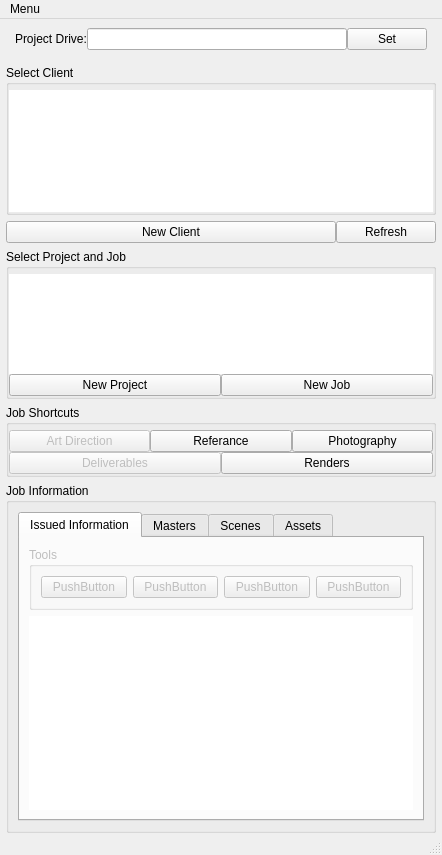
<?xml version="1.0" encoding="UTF-8"?>
<ui version="4.0">
 <class>MainWindow</class>
 <widget class="QMainWindow" name="MainWindow">
  <property name="windowModality">
   <enum>Qt::NonModal</enum>
  </property>
  <property name="enabled">
   <bool>true</bool>
  </property>
  <property name="geometry">
   <rect>
    <x>0</x>
    <y>0</y>
    <width>442</width>
    <height>809</height>
   </rect>
  </property>
  <property name="sizePolicy">
   <sizepolicy hsizetype="Preferred" vsizetype="Minimum">
    <horstretch>0</horstretch>
    <verstretch>0</verstretch>
   </sizepolicy>
  </property>
  <property name="maximumSize">
   <size>
    <width>520</width>
    <height>16777215</height>
   </size>
  </property>
  <property name="windowTitle">
   <string>Projects Overview beta 0.01</string>
  </property>
  <property name="windowOpacity">
   <double>0.990000000000000</double>
  </property>
  <property name="documentMode">
   <bool>false</bool>
  </property>
  <property name="tabShape">
   <enum>QTabWidget::Triangular</enum>
  </property>
  <widget class="QWidget" name="centralwidget">
   <property name="sizePolicy">
    <sizepolicy hsizetype="Minimum" vsizetype="Minimum">
     <horstretch>0</horstretch>
     <verstretch>0</verstretch>
    </sizepolicy>
   </property>
   <property name="layoutDirection">
    <enum>Qt::LeftToRight</enum>
   </property>
   <layout class="QVBoxLayout" name="verticalLayout">
    <property name="spacing">
     <number>6</number>
    </property>
    <property name="leftMargin">
     <number>6</number>
    </property>
    <property name="topMargin">
     <number>0</number>
    </property>
    <property name="rightMargin">
     <number>6</number>
    </property>
    <property name="bottomMargin">
     <number>0</number>
    </property>
    <item>
     <widget class="QWidget" name="tmp_settings" native="true">
      <property name="minimumSize">
       <size>
        <width>0</width>
        <height>0</height>
       </size>
      </property>
      <layout class="QHBoxLayout" name="horizontalLayout_6">
       <property name="spacing">
        <number>0</number>
       </property>
       <item>
        <widget class="QLabel" name="l_project_drive">
         <property name="text">
          <string>Project Drive:</string>
         </property>
        </widget>
       </item>
       <item>
        <widget class="QLineEdit" name="le_project_drive">
         <property name="text">
          <string/>
         </property>
        </widget>
       </item>
       <item>
        <widget class="QPushButton" name="pb_project_drive">
         <property name="text">
          <string>Set</string>
         </property>
        </widget>
       </item>
      </layout>
     </widget>
    </item>
    <item>
     <widget class="QGroupBox" name="client_groupbox">
      <property name="sizePolicy">
       <sizepolicy hsizetype="Preferred" vsizetype="Fixed">
        <horstretch>0</horstretch>
        <verstretch>0</verstretch>
       </sizepolicy>
      </property>
      <property name="minimumSize">
       <size>
        <width>0</width>
        <height>0</height>
       </size>
      </property>
      <property name="maximumSize">
       <size>
        <width>16777215</width>
        <height>150</height>
       </size>
      </property>
      <property name="title">
       <string>Select Client</string>
      </property>
      <property name="flat">
       <bool>true</bool>
      </property>
      <layout class="QVBoxLayout" name="verticalLayout_2">
       <property name="spacing">
        <number>0</number>
       </property>
       <property name="leftMargin">
        <number>0</number>
       </property>
       <property name="topMargin">
        <number>5</number>
       </property>
       <property name="rightMargin">
        <number>0</number>
       </property>
       <property name="bottomMargin">
        <number>0</number>
       </property>
       <item>
        <widget class="QListWidget" name="client_list">
         <property name="sizePolicy">
          <sizepolicy hsizetype="Expanding" vsizetype="Expanding">
           <horstretch>0</horstretch>
           <verstretch>0</verstretch>
          </sizepolicy>
         </property>
         <property name="frameShape">
          <enum>QFrame::NoFrame</enum>
         </property>
        </widget>
       </item>
      </layout>
     </widget>
    </item>
    <item>
     <layout class="QHBoxLayout" name="horizontalLayout_8">
      <property name="spacing">
       <number>0</number>
      </property>
      <property name="topMargin">
       <number>0</number>
      </property>
      <item>
       <widget class="QPushButton" name="pb_new_client">
        <property name="enabled">
         <bool>true</bool>
        </property>
        <property name="text">
         <string>New Client</string>
        </property>
       </widget>
      </item>
      <item>
       <widget class="QPushButton" name="pb_refresh">
        <property name="maximumSize">
         <size>
          <width>100</width>
          <height>16777215</height>
         </size>
        </property>
        <property name="text">
         <string>Refresh</string>
        </property>
        <property name="autoDefault">
         <bool>false</bool>
        </property>
        <property name="default">
         <bool>false</bool>
        </property>
        <property name="flat">
         <bool>false</bool>
        </property>
       </widget>
      </item>
     </layout>
    </item>
    <item>
     <widget class="QGroupBox" name="project_job_groupbox">
      <property name="enabled">
       <bool>true</bool>
      </property>
      <property name="sizePolicy">
       <sizepolicy hsizetype="Preferred" vsizetype="Fixed">
        <horstretch>0</horstretch>
        <verstretch>0</verstretch>
       </sizepolicy>
      </property>
      <property name="maximumSize">
       <size>
        <width>16777215</width>
        <height>150</height>
       </size>
      </property>
      <property name="title">
       <string>Select Project and Job</string>
      </property>
      <property name="flat">
       <bool>true</bool>
      </property>
      <layout class="QVBoxLayout" name="verticalLayout_3">
       <property name="spacing">
        <number>0</number>
       </property>
       <property name="leftMargin">
        <number>0</number>
       </property>
       <property name="topMargin">
        <number>5</number>
       </property>
       <property name="rightMargin">
        <number>0</number>
       </property>
       <property name="bottomMargin">
        <number>0</number>
       </property>
       <item>
        <widget class="QTreeWidget" name="project_tree">
         <property name="autoFillBackground">
          <bool>false</bool>
         </property>
         <property name="frameShape">
          <enum>QFrame::NoFrame</enum>
         </property>
         <attribute name="headerVisible">
          <bool>false</bool>
         </attribute>
         <column>
          <property name="text">
           <string notr="true">1</string>
          </property>
         </column>
        </widget>
       </item>
       <item>
        <layout class="QHBoxLayout" name="horizontalLayout_5">
         <property name="spacing">
          <number>0</number>
         </property>
         <item>
          <widget class="QPushButton" name="pb_new_project">
           <property name="enabled">
            <bool>true</bool>
           </property>
           <property name="text">
            <string>New Project</string>
           </property>
          </widget>
         </item>
         <item>
          <widget class="QPushButton" name="pb_new_job">
           <property name="enabled">
            <bool>true</bool>
           </property>
           <property name="text">
            <string>New Job</string>
           </property>
          </widget>
         </item>
        </layout>
       </item>
      </layout>
     </widget>
    </item>
    <item>
     <widget class="QGroupBox" name="folder_shortcuts">
      <property name="sizePolicy">
       <sizepolicy hsizetype="Preferred" vsizetype="Fixed">
        <horstretch>0</horstretch>
        <verstretch>0</verstretch>
       </sizepolicy>
      </property>
      <property name="title">
       <string>Job Shortcuts</string>
      </property>
      <property name="flat">
       <bool>true</bool>
      </property>
      <property name="checkable">
       <bool>false</bool>
      </property>
      <layout class="QVBoxLayout" name="verticalLayout_7">
       <property name="spacing">
        <number>0</number>
       </property>
       <property name="leftMargin">
        <number>0</number>
       </property>
       <property name="topMargin">
        <number>5</number>
       </property>
       <property name="rightMargin">
        <number>0</number>
       </property>
       <property name="bottomMargin">
        <number>0</number>
       </property>
       <item>
        <layout class="QHBoxLayout" name="horizontalLayout">
         <property name="spacing">
          <number>0</number>
         </property>
         <property name="topMargin">
          <number>0</number>
         </property>
         <item>
          <widget class="QPushButton" name="fs_artdirection">
           <property name="enabled">
            <bool>false</bool>
           </property>
           <property name="text">
            <string>Art Direction</string>
           </property>
          </widget>
         </item>
         <item>
          <widget class="QPushButton" name="fs_ref">
           <property name="text">
            <string>Referance</string>
           </property>
          </widget>
         </item>
         <item>
          <widget class="QPushButton" name="fs_photography">
           <property name="text">
            <string>Photography</string>
           </property>
          </widget>
         </item>
        </layout>
       </item>
       <item>
        <layout class="QHBoxLayout" name="horizontalLayout_7">
         <property name="spacing">
          <number>0</number>
         </property>
         <property name="topMargin">
          <number>0</number>
         </property>
         <item>
          <widget class="QPushButton" name="pushButton_13">
           <property name="enabled">
            <bool>false</bool>
           </property>
           <property name="text">
            <string>Deliverables</string>
           </property>
          </widget>
         </item>
         <item>
          <widget class="QPushButton" name="fs_render">
           <property name="text">
            <string>Renders</string>
           </property>
          </widget>
         </item>
        </layout>
       </item>
      </layout>
     </widget>
    </item>
    <item>
     <widget class="QGroupBox" name="gb_job_information">
      <property name="sizePolicy">
       <sizepolicy hsizetype="Preferred" vsizetype="Preferred">
        <horstretch>0</horstretch>
        <verstretch>0</verstretch>
       </sizepolicy>
      </property>
      <property name="minimumSize">
       <size>
        <width>0</width>
        <height>0</height>
       </size>
      </property>
      <property name="title">
       <string>Job Information</string>
      </property>
      <property name="flat">
       <bool>true</bool>
      </property>
      <layout class="QVBoxLayout" name="verticalLayout_9">
       <property name="spacing">
        <number>0</number>
       </property>
       <property name="leftMargin">
        <number>0</number>
       </property>
       <property name="topMargin">
        <number>0</number>
       </property>
       <property name="rightMargin">
        <number>0</number>
       </property>
       <property name="bottomMargin">
        <number>0</number>
       </property>
       <item>
        <widget class="QWidget" name="verticalWidget" native="true">
         <property name="sizePolicy">
          <sizepolicy hsizetype="Expanding" vsizetype="Fixed">
           <horstretch>0</horstretch>
           <verstretch>0</verstretch>
          </sizepolicy>
         </property>
         <layout class="QVBoxLayout" name="verticalLayout_8">
          <property name="sizeConstraint">
           <enum>QLayout::SetDefaultConstraint</enum>
          </property>
          <item>
           <widget class="QTabWidget" name="tabWidget">
            <property name="enabled">
             <bool>true</bool>
            </property>
            <property name="sizePolicy">
             <sizepolicy hsizetype="Expanding" vsizetype="Maximum">
              <horstretch>0</horstretch>
              <verstretch>0</verstretch>
             </sizepolicy>
            </property>
            <property name="tabPosition">
             <enum>QTabWidget::North</enum>
            </property>
            <property name="tabShape">
             <enum>QTabWidget::Rounded</enum>
            </property>
            <property name="currentIndex">
             <number>0</number>
            </property>
            <property name="elideMode">
             <enum>Qt::ElideNone</enum>
            </property>
            <property name="usesScrollButtons">
             <bool>true</bool>
            </property>
            <property name="tabsClosable">
             <bool>false</bool>
            </property>
            <property name="tabBarAutoHide">
             <bool>false</bool>
            </property>
            <widget class="QWidget" name="issued_tab">
             <attribute name="title">
              <string>Issued Information</string>
             </attribute>
             <layout class="QVBoxLayout" name="verticalLayout_6">
              <item>
               <widget class="QGroupBox" name="issued_tools">
                <property name="enabled">
                 <bool>false</bool>
                </property>
                <property name="title">
                 <string>Tools</string>
                </property>
                <layout class="QHBoxLayout" name="horizontalLayout_4">
                 <item>
                  <widget class="QPushButton" name="pushButton">
                   <property name="text">
                    <string>PushButton</string>
                   </property>
                  </widget>
                 </item>
                 <item>
                  <widget class="QPushButton" name="pushButton_2">
                   <property name="text">
                    <string>PushButton</string>
                   </property>
                  </widget>
                 </item>
                 <item>
                  <widget class="QPushButton" name="pushButton_3">
                   <property name="text">
                    <string>PushButton</string>
                   </property>
                  </widget>
                 </item>
                 <item>
                  <widget class="QPushButton" name="pushButton_4">
                   <property name="text">
                    <string>PushButton</string>
                   </property>
                  </widget>
                 </item>
                </layout>
               </widget>
              </item>
              <item>
               <widget class="QTreeWidget" name="issued_tree">
                <property name="frameShape">
                 <enum>QFrame::NoFrame</enum>
                </property>
                <property name="lineWidth">
                 <number>0</number>
                </property>
                <attribute name="headerVisible">
                 <bool>false</bool>
                </attribute>
                <column>
                 <property name="text">
                  <string notr="true">1</string>
                 </property>
                </column>
               </widget>
              </item>
             </layout>
            </widget>
            <widget class="QWidget" name="masters_tab">
             <attribute name="title">
              <string>Masters</string>
             </attribute>
             <layout class="QVBoxLayout" name="verticalLayout_4">
              <item>
               <widget class="QGroupBox" name="masters_tools">
                <property name="enabled">
                 <bool>false</bool>
                </property>
                <property name="title">
                 <string>Tools</string>
                </property>
                <layout class="QHBoxLayout" name="horizontalLayout_2">
                 <item>
                  <widget class="QPushButton" name="pushButton_5">
                   <property name="text">
                    <string>PushButton</string>
                   </property>
                  </widget>
                 </item>
                 <item>
                  <widget class="QPushButton" name="pushButton_6">
                   <property name="text">
                    <string>PushButton</string>
                   </property>
                  </widget>
                 </item>
                 <item>
                  <widget class="QPushButton" name="pushButton_7">
                   <property name="text">
                    <string>PushButton</string>
                   </property>
                  </widget>
                 </item>
                 <item>
                  <widget class="QPushButton" name="pushButton_8">
                   <property name="text">
                    <string>PushButton</string>
                   </property>
                  </widget>
                 </item>
                </layout>
               </widget>
              </item>
              <item>
               <widget class="QListWidget" name="master_files">
                <property name="frameShape">
                 <enum>QFrame::NoFrame</enum>
                </property>
               </widget>
              </item>
             </layout>
            </widget>
            <widget class="QWidget" name="scene_tab">
             <attribute name="title">
              <string>Scenes</string>
             </attribute>
             <layout class="QVBoxLayout" name="verticalLayout_5">
              <item>
               <widget class="QGroupBox" name="scenes_tools">
                <property name="enabled">
                 <bool>false</bool>
                </property>
                <property name="title">
                 <string>Tools</string>
                </property>
                <layout class="QHBoxLayout" name="horizontalLayout_3">
                 <item>
                  <widget class="QPushButton" name="pushButton_9">
                   <property name="text">
                    <string>PushButton</string>
                   </property>
                  </widget>
                 </item>
                 <item>
                  <widget class="QPushButton" name="pushButton_10">
                   <property name="text">
                    <string>PushButton</string>
                   </property>
                  </widget>
                 </item>
                 <item>
                  <widget class="QPushButton" name="pushButton_11">
                   <property name="text">
                    <string>PushButton</string>
                   </property>
                  </widget>
                 </item>
                 <item>
                  <widget class="QPushButton" name="pushButton_12">
                   <property name="text">
                    <string>PushButton</string>
                   </property>
                  </widget>
                 </item>
                </layout>
               </widget>
              </item>
              <item>
               <widget class="QListWidget" name="scene_files">
                <property name="frameShape">
                 <enum>QFrame::NoFrame</enum>
                </property>
               </widget>
              </item>
             </layout>
            </widget>
            <widget class="QWidget" name="asset_tab">
             <property name="enabled">
              <bool>false</bool>
             </property>
             <property name="cursor">
              <cursorShape>ForbiddenCursor</cursorShape>
             </property>
             <attribute name="title">
              <string>Assets</string>
             </attribute>
            </widget>
           </widget>
          </item>
         </layout>
        </widget>
       </item>
      </layout>
     </widget>
    </item>
    <item>
     <spacer name="verticalSpacer">
      <property name="orientation">
       <enum>Qt::Vertical</enum>
      </property>
      <property name="sizeHint" stdset="0">
       <size>
        <width>20</width>
        <height>0</height>
       </size>
      </property>
     </spacer>
    </item>
   </layout>
  </widget>
  <widget class="QMenuBar" name="menubar">
   <property name="geometry">
    <rect>
     <x>0</x>
     <y>0</y>
     <width>442</width>
     <height>21</height>
    </rect>
   </property>
   <property name="defaultUp">
    <bool>false</bool>
   </property>
   <widget class="QMenu" name="m_menu">
    <property name="title">
     <string>Menu</string>
    </property>
    <addaction name="settings"/>
    <addaction name="actiontest_2"/>
    <addaction name="actiontest_3"/>
   </widget>
   <addaction name="m_menu"/>
  </widget>
  <widget class="QStatusBar" name="statusbar"/>
  <action name="settings">
   <property name="text">
    <string>Settings</string>
   </property>
  </action>
  <action name="actiontest_2">
   <property name="text">
    <string>test</string>
   </property>
  </action>
  <action name="actiontest_3">
   <property name="text">
    <string>test</string>
   </property>
  </action>
 </widget>
 <resources/>
 <connections/>
</ui>
